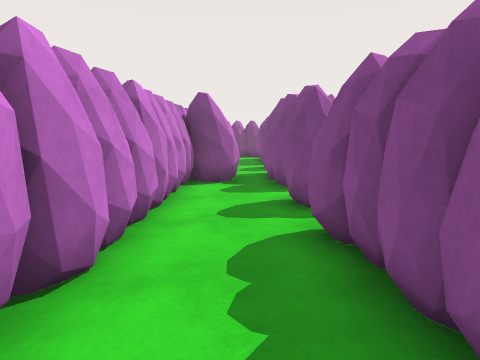
view 1 (above)

16 first-person views from a walk through a scene from a Unity 3-D project. The camera is 1.3 m above the floor, tilts 8° down and sees 75° across. The floor is counted in squares, 1 m on a side. Each view is taken from the middle of a square. On the plan, view 1 faces up. The plan holds only what a view shows up to about 14 squares ahead; the rest is blank. The place goes on beyond the plan. Some animated figures are left out. Surface patterns are stand-ins for the level's own textures.

view 2
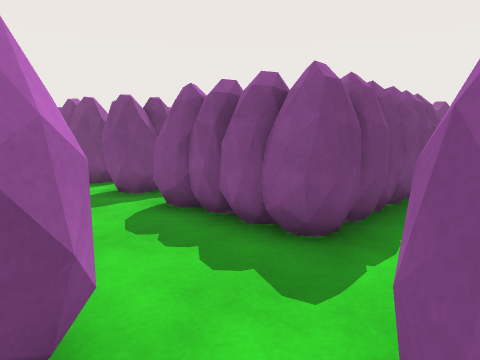

view 3
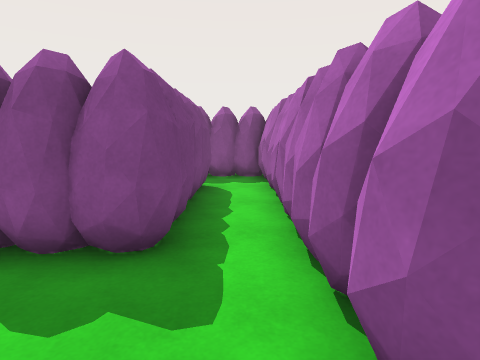

view 4
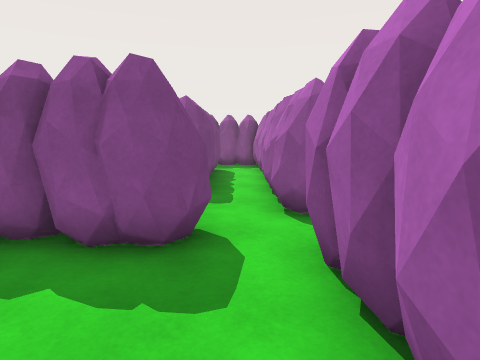

view 5
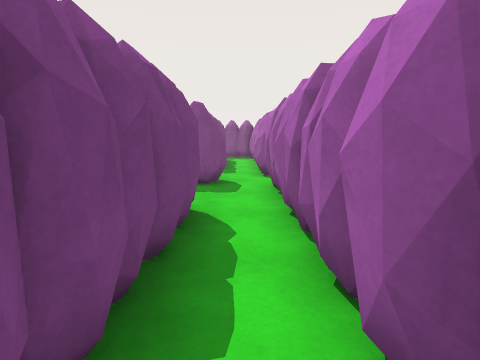

view 6
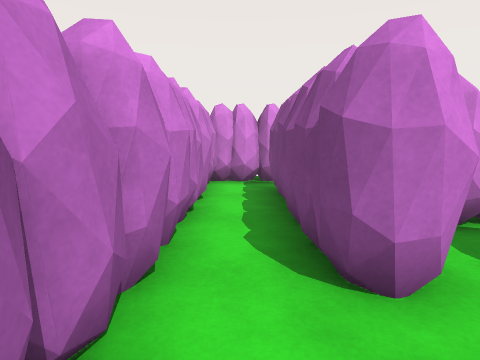

view 7
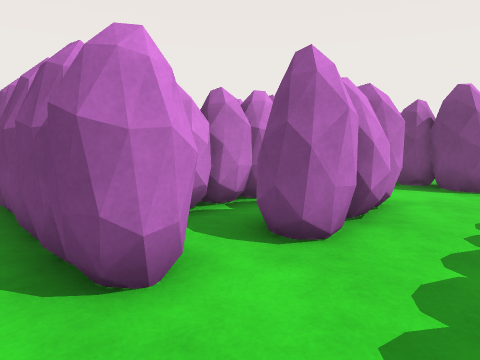

view 8
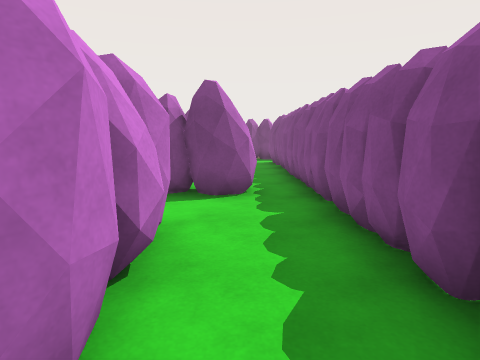

view 9
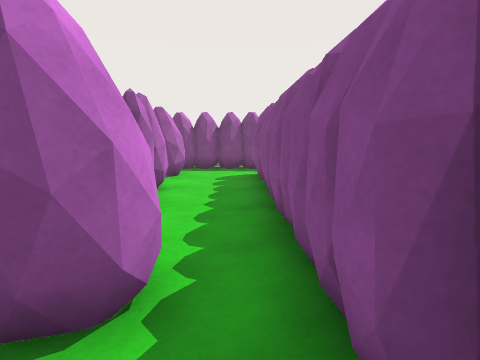

view 10
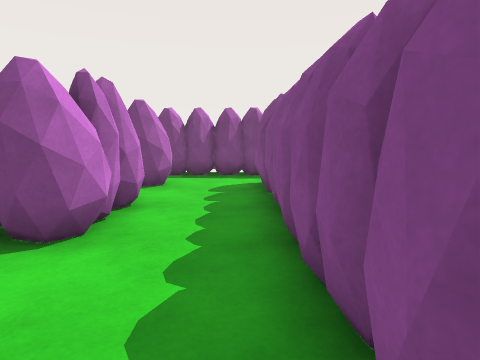

view 11
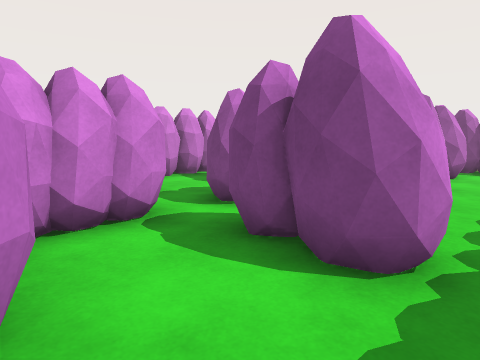

view 12
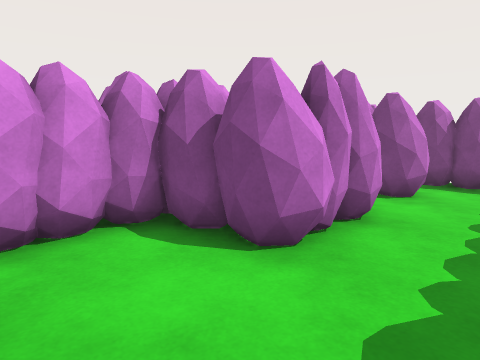

view 13
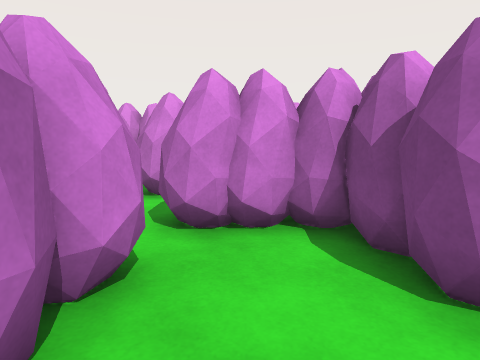

view 14
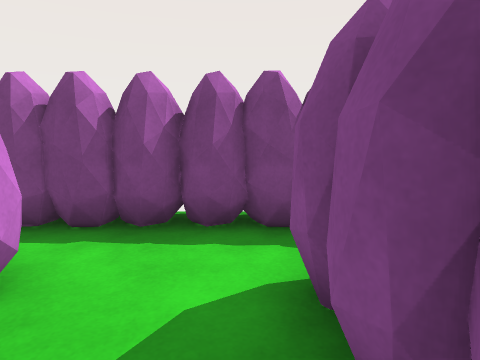

view 15
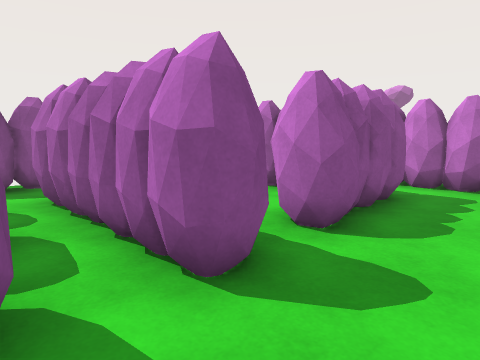

view 16
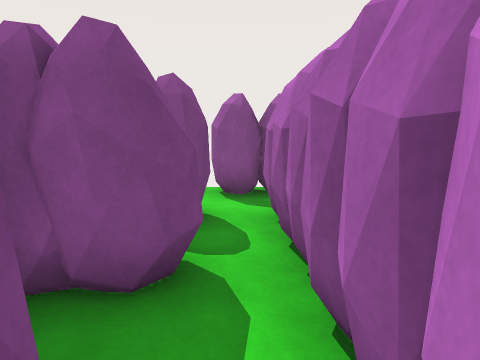

### Floor plan
Key: @ floor where view 1 was taken; # wall or solid block; . floor.
Columns run from 12 left of view 1 to 8 right of it. Each row starts with its distance up from view 1.
 19        ####
 18        #..#
 17       ##..#
 16        ...#
 15        #..#
 14        #..#
 13      ###..#
 12      #....#
 11      #....#
 10      ####.#  #
  9      ####.#######
  8      #....#..####
  7      #....##....#
  6      ###..##.####
  5      ###..##..#
  4        #..##.##
  3       ##..##.##
  2       #..###.####
  1 #######..###.########
  0 #...........@.......#
 -1 ##########.##########

Where each view was taken, in squares from view 1:
view 1: 0 up, 0 right, facing up
view 2: 1 down, 2 left, facing up-right
view 3: 0 up, 2 left, facing right
view 4: 0 up, 6 left, facing right
view 5: 0 up, 11 left, facing right
view 6: 0 up, 3 left, facing left
view 7: 0 up, 3 left, facing up-left
view 8: 2 up, 4 left, facing up
view 9: 7 up, 3 left, facing up
view 10: 9 up, 3 left, facing up
view 11: 6 up, 3 left, facing up-left
view 12: 10 up, 3 left, facing up-left
view 13: 11 up, 3 left, facing left
view 14: 15 up, 3 left, facing up
view 15: 8 up, 1 left, facing down-right
view 16: 7 up, 1 right, facing right
